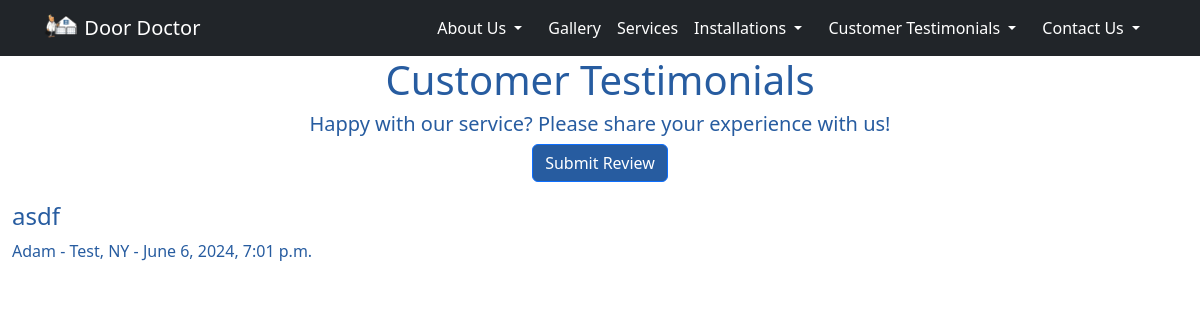
The page /reviews/ on the database as committed earlier.
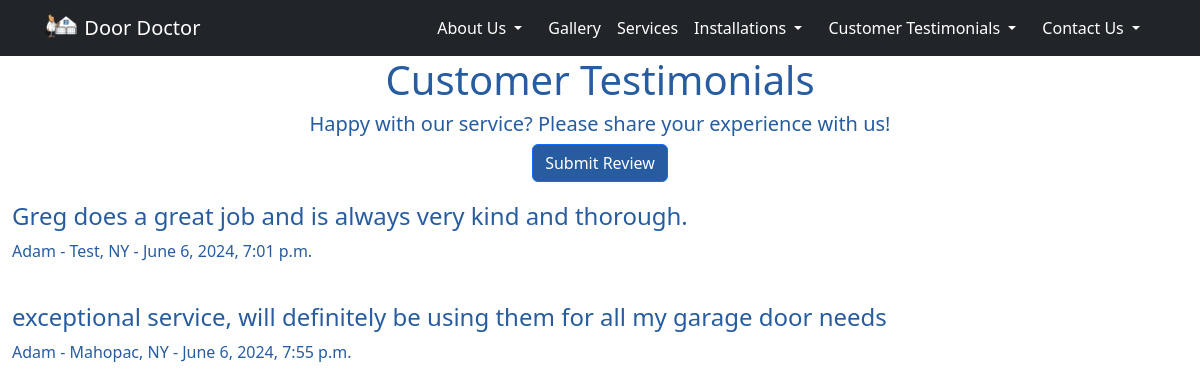
The same page on the database as committed later.
### reviews/models.py (models this page shows, shortened)
class Review(models.Model):
    name = models.CharField(max_length=100)
    street = models.CharField(max_length=200, null=True)
    city = models.CharField(max_length=100, null=True)
    state = models.CharField(max_length=2, default='NY')
    zip_code = models.CharField(max_length=10, null=True, verbose_name='Zip Code')
    phone_number = models.CharField(max_length=15, null=True, verbose_name='Phone Number')
    review_text = models.TextField(verbose_name='Review')
    created_at = models.DateTimeField(default=timezone.now())
    approved = models.BooleanField(default=False)
    token = models.UUIDField(default=uuid.uuid4, editable=False, unique=True)

### reviews/views.py (the view)
# urls.py: path('', views.review_list, name='review_list'),
def review_list(request):
    reviews = Review.objects.filter(approved=True)
    return render(request, 'reviews/review_list.html', {'reviews': reviews})

### reviews/templates/reviews/review_list.html
{% extends 'base.html' %}
{% block content %}
<h1>Customer Testimonials</h1>
<h5>Happy with our service? Please share your experience with us!</h5>
<h5><a href="{% url 'reviews:submit_review' %}" class="btn btn-primary">Submit Review</a></h5>
{% for review in reviews %}
    <div class="rev">
    <h4>{{ review.review_text }}</h4>
    <p>{{ review.name }} - {{ review.city }}, {{review.state}} - {{ review.created_at }}</p>
    </div>
{% endfor %}
{% endblock %}

Rows that differ between the two databases and show on the page:
changed Review "Test": review_text "asdf" → "Greg does a great job and is always very kind and thorough."
now on this page (row edited): Review: review_text "exceptional service, will definitely be using them for all my garage door needs", name "Adam", city "Mahopac", state "NY", created_at "June 6, 2024, 7:55 p.m."
